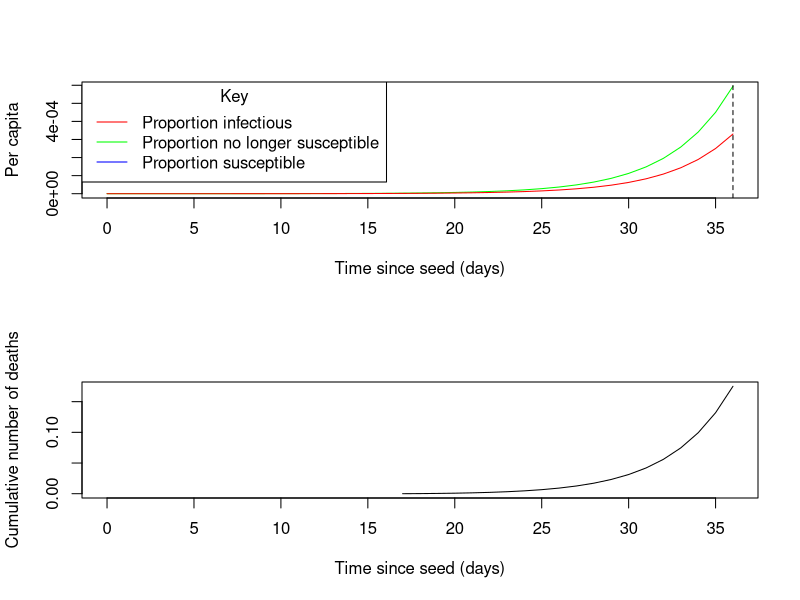

Write R code to recreate this figure.
## ---- chunk 1
knitr::opts_chunk$set(
  collapse = TRUE,
  comment = "#>",
  fig.height=10
)
## ---- chunk 2
## install.packages("deSolve")

## Define the set of ODEs for the model. Return such that we can solve with deSolve
SIR_odes <- function(t, x, params) {
  y <- x[1]
  z <- x[2]
  dead <- x[3]
  
  ## Extract model parameters
  R0 <- params[1]
  sigma <- params[2]
  rho <- params[3]
  theta <- params[4]
  N <- params[5]
  
  beta <- R0*sigma
  
  dY <- beta*y*(1-z) - sigma*y
  dZ <- beta*y*(1-z)
  
  ## Note need to shift this number forward by psi days post-hoc
  dDead <- N*rho*theta*z
  list(c(dY,dZ,dDead))
}


sigma <- 1/4.5 ## 1/Infectious period
R0 <- 2.25 ## Basic reproductive number
rho <- 0.001 ## Proportion of population at risk of severe disease
theta <- 0.14 ## Probability of dying with severe disease
psi <- 17 ## Time between infection and death

## Population of UK
N <- 66800000
## Population of Hubei
#N <- 58500000

## Number dead in UK to date
number_dead <- 422
## Number dead by 30th Jan in Hubei
## number_dead <- 162

## Approximate infection prevalence in Hubei on 30th Jan
## approx_prev <- 0.01

## Times to solve model over
t <- seq(0,100,by=1)

## Note starting conditions for population size - we're working per capita here
results <- as.data.frame(deSolve::ode(y=c(y=1/N,z=1/N,Dead=0),
                                      times=t, func=SIR_odes,
                                      parms=c(R0,sigma, rho, theta, N)))

## Deaths for that time are actually reported psi days later
results$time_deaths <- results$time + psi
results$susc <- 1 - results$z

## Number of days since start.
## Assuming start on 27th Jan and "up to date" as 3rd March
days_to_test <- as.integer(as.POSIXct("2020-03-03") - as.POSIXct("2020-01-27"))

par(mfrow=c(2,1))
plot(results[results$time <= days_to_test,c("time","z")], type='l',col="green",xlab="Time since seed (days)", ylab="Per capita")
lines(results[results$time <= days_to_test,c("time","y")], col="red")
lines(results[results$time <= days_to_test,c("time","susc")], col="blue")
abline(v=days_to_test, lty=2)
legend("topleft", title="Key",
       legend=c("Proportion infectious","Proportion no longer susceptible","Proportion susceptible"),
       col=c("red","green","blue"),
       lty=c(1,1,1))

plot(results[results$time_deaths <= days_to_test, c("time_deaths","Dead")],type='l', xlab="Time since seed (days)", ylab="Cumulative number of deaths",xlim=c(0,days_to_test))
